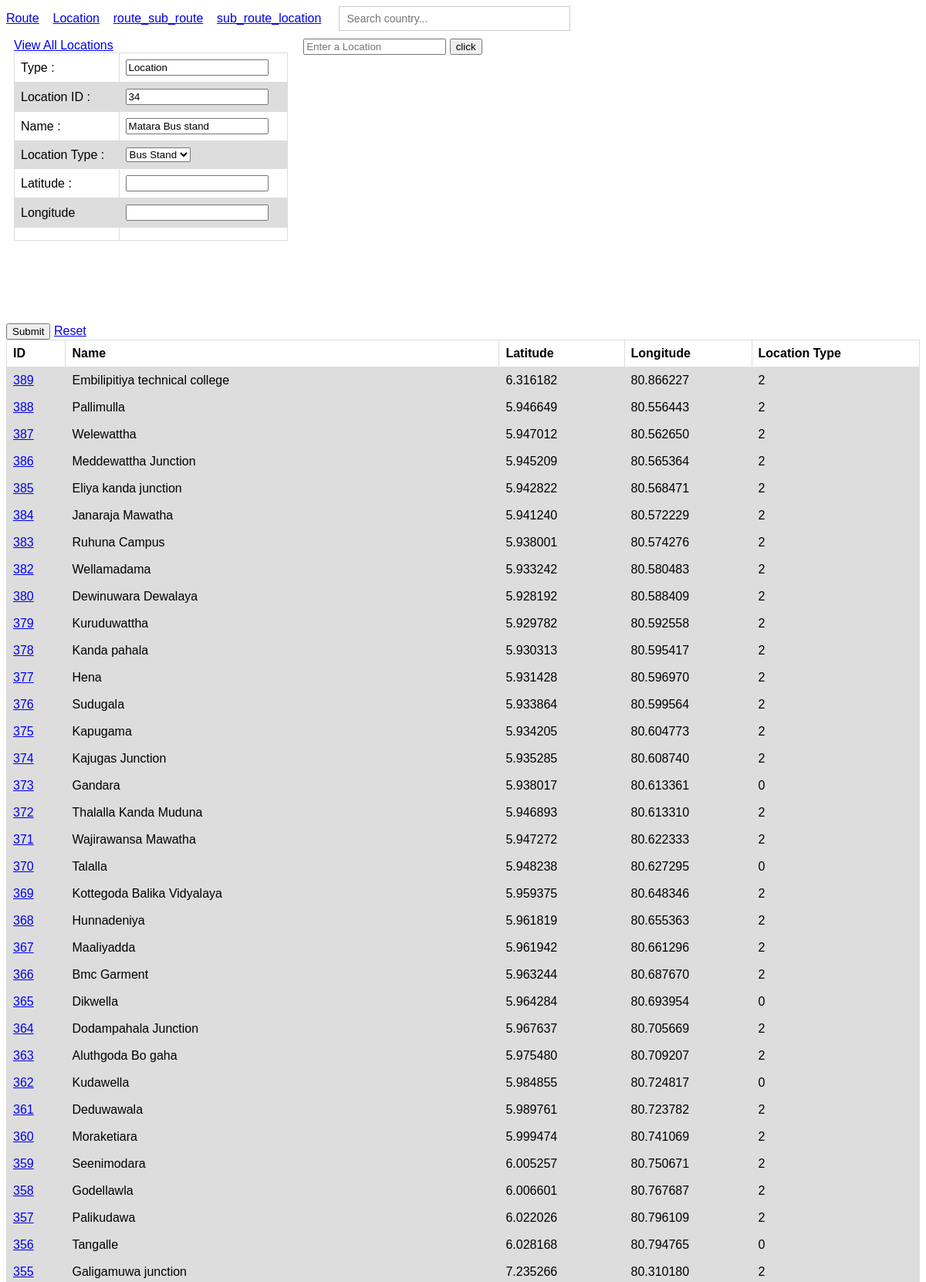
/new/location.php?id=34 (upper part), run on the app's committed database.
### tables this page shows
CREATE TABLE `location` (
  `ID` int(11) NOT NULL AUTO_INCREMENT,
  `Name` varchar(150) NOT NULL,
  `Latitude` varchar(15) DEFAULT NULL,
  `Longitude` varchar(15) DEFAULT NULL,
  `Type` int(1) DEFAULT '0',
  PRIMARY KEY (`ID`),
  UNIQUE KEY `Name_UNIQUE` (`Name`)
);

### comman/db_functions.php (called while the page is built, shortened)
<?php
	function toLocation($row){
		$location = new stdClass;
		$location->id = (int)$row['ID'];
		$location->name = $row['Name'];
		$location->latitude = $row['Latitude'];
		$location->longitude = $row['Longitude'];
		$location->type = $row['Type'];
		return $location;
	}
	function get_LocationDetails($id){
		include('connection.php');
		$stmt = $conn->prepare("SELECT * FROM location WHERE ID='".$id."';");
    	$stmt->execute();
		$result = $stmt->get_result();
		return toLocation(mysqli_fetch_assoc($result));
	}
?>

### new/location.php (the view, shortened to what this page needs)
<!DOCTYPE html>
<html>
<head>
</head>
<body>
	<?php
		include('index.php');
		include ('search-form.php');
		include ('backend-search.php');
		$loc = new stdClass();
		$loc->name = "";
		$loc->type = 0;
		$loc->id = 0;
		$types = array('Town','Bus Stand','Bus Halt','Village','Place');
		$n = count($types);
		if(isset($_GET['id'])){
			include('../comman/db_functions.php');
			$loc = get_LocationDetails($_GET['id']);
		}
	?>
	<div class="row">
		 <div class="column side">
				<a href="view_locations.php">View All Locations</a><br>
				<form action="submit.php" method="get">
		<table>
			<tr>
				<td><span>Type : </span></td>
				<td><input type="text" name="Type" value="Location" readonly></td>
			</tr>
			<tr>
				<td><span>Location ID : </span></td>
				<td><input type="text" name = "id" value=<?php echo '"'.$loc->id.'"'; ?> readonly ></td>
			</tr>
			<tr>
				<td><span>Name : </span></td>
				<td><input type="text" name="Name" value=<?php echo '"'.$loc->name.'"'; ?>></td>
			</tr>
			<tr>
				<td><span>Location Type : </span></td>
				<td>
					<select id="country" name="LocationType">
		<?php
			for($i = 0; $i < $n ; $i++){
				echo '<option value="'.$i.'" '.($i == $loc->type ? "selected" : "").'>'.$types[$i].'</option>';
			}
		?>
					</select>
					</td>
			</tr>
			<tr>
				<td><span>Latitude : </span></td>
				<td><input type="text" name = "Latitude"  id="Latitude"></td>
			</tr>
			<tr>
				<td><span>Longitude  </span></td>
				<td><input type="text" name = "Longitude" id="Longitude"></td>
			</tr>
			<tr><td></td><td></td></tr>
			</table>
	    	</form>
        </div>
	 	 <div class="column middle">
	 	 	<div>
			        <input id="seach_location" class="controls" type="text"
			            placeholder="Enter a Location " >
			          <button id="btn_search">click</button>
			</div>
	 	 	<div id="map" style="width: 800px; height: 320px;"></div>
	 	 </div>
	</div>
			<br>
		<input type="submit" name="">
		<a href="location.php">Reset</a>
	<div>
		<table>
			<tr>
				<th>ID</th>
				<th>Name</th>
				<th>Latitude</th>
				<th>Longitude</th>
				<th>Location Type</th>
			</tr>
<?php
	$sql1 = "SELECT * FROM location  order by ID DESC";
    $result = mysqli_query($conn,$sql1);
    while($row=mysqli_fetch_assoc($result)){
		echo "<tr>";
		echo '<td><a href="location.php?id='.$row['ID'].'">'.$row['ID']."</a></td>";
		echo "<td>".$row['Name']."</td>";
		echo "<td>".$row['Latitude']."</td>";
		echo "<td>".$row['Longitude']."</td>";
		echo "<td>".$row['Type']."</td>";
		echo "<tr>";
	}
?>
		</table>
	</div>
</body>
</html>

### new/location.php (style rules this page uses)
table { font-family: arial, sans-serif; border-collapse: collapse; width: 100%; }
td, th { border: 1px solid #dddddd; text-align: left; padding: 8px; }
tr:nth-child(even) { background-color: #dddddd; }
.column { float: left; padding: 10px; }
.column.side { width: 30%; height: 90%; }
.column.middle { width: 65%; height: 90%; }
.row:after { content: ""; display: table; clear: both; height: 90%; }

### new/search/search-form.php (style rules this page uses)
body { font-family: Arail, sans-serif; }

### data on the page
location: id "34", Name "Matara Bus stand", LocationType "Bus Stand"
location: ID "389", Name "Embilipitiya technical college", Latitude "6.316182", Longitude "80.866227", Type "2"
location: ID "388", Name "Pallimulla", Latitude "5.946649", Longitude "80.556443", Type "2"
location: ID "387", Name "Welewattha", Latitude "5.947012", Longitude "80.562650", Type "2"
location: ID "386", Name "Meddewattha Junction", Latitude "5.945209", Longitude "80.565364", Type "2"
location: ID "385", Name "Eliya kanda junction", Latitude "5.942822", Longitude "80.568471", Type "2"
location: ID "384", Name "Janaraja Mawatha", Latitude "5.941240", Longitude "80.572229", Type "2"
location: ID "383", Name "Ruhuna Campus", Latitude "5.938001", Longitude "80.574276", Type "2"
location: ID "382", Name "Wellamadama", Latitude "5.933242", Longitude "80.580483", Type "2"
location: ID "380", Name "Dewinuwara Dewalaya", Latitude "5.928192", Longitude "80.588409", Type "2"
location: ID "379", Name "Kuruduwattha", Latitude "5.929782", Longitude "80.592558", Type "2"
location: ID "378", Name "Kanda pahala", Latitude "5.930313", Longitude "80.595417", Type "2"
location: ID "377", Name "Hena", Latitude "5.931428", Longitude "80.596970", Type "2"
location: ID "376", Name "Sudugala", Latitude "5.933864", Longitude "80.599564", Type "2"
location: ID "375", Name "Kapugama", Latitude "5.934205", Longitude "80.604773", Type "2"
location: ID "374", Name "Kajugas Junction", Latitude "5.935285", Longitude "80.608740", Type "2"
location: ID "373", Name "Gandara", Latitude "5.938017", Longitude "80.613361", Type "0"
location: ID "372", Name "Thalalla Kanda Muduna", Latitude "5.946893", Longitude "80.613310", Type "2"
location: ID "371", Name "Wajirawansa Mawatha", Latitude "5.947272", Longitude "80.622333", Type "2"
location: ID "370", Name "Talalla", Latitude "5.948238", Longitude "80.627295", Type "0"
location: ID "369", Name "Kottegoda Balika Vidyalaya", Latitude "5.959375", Longitude "80.648346", Type "2"
location: ID "368", Name "Hunnadeniya", Latitude "5.961819", Longitude "80.655363", Type "2"
location: ID "367", Name "Maaliyadda", Latitude "5.961942", Longitude "80.661296", Type "2"
location: ID "366", Name "Bmc Garment", Latitude "5.963244", Longitude "80.687670", Type "2"
location: ID "365", Name "Dikwella", Latitude "5.964284", Longitude "80.693954", Type "0"
location: ID "364", Name "Dodampahala Junction", Latitude "5.967637", Longitude "80.705669", Type "2"
location: ID "363", Name "Aluthgoda Bo gaha", Latitude "5.975480", Longitude "80.709207", Type "2"
location: ID "362", Name "Kudawella", Latitude "5.984855", Longitude "80.724817", Type "0"
location: ID "361", Name "Deduwawala", Latitude "5.989761", Longitude "80.723782", Type "2"
location: ID "360", Name "Moraketiara", Latitude "5.999474", Longitude "80.741069", Type "2"
location: ID "359", Name "Seenimodara", Latitude "6.005257", Longitude "80.750671", Type "2"
location: ID "358", Name "Godellawla", Latitude "6.006601", Longitude "80.767687", Type "2"
location: ID "357", Name "Palikudawa", Latitude "6.022026", Longitude "80.796109", Type "2"
location: ID "356", Name "Tangalle", Latitude "6.028168", Longitude "80.794765", Type "0"
location: ID "355", Name "Galigamuwa junction", Latitude "7.235266", Longitude "80.310180", Type "2"
